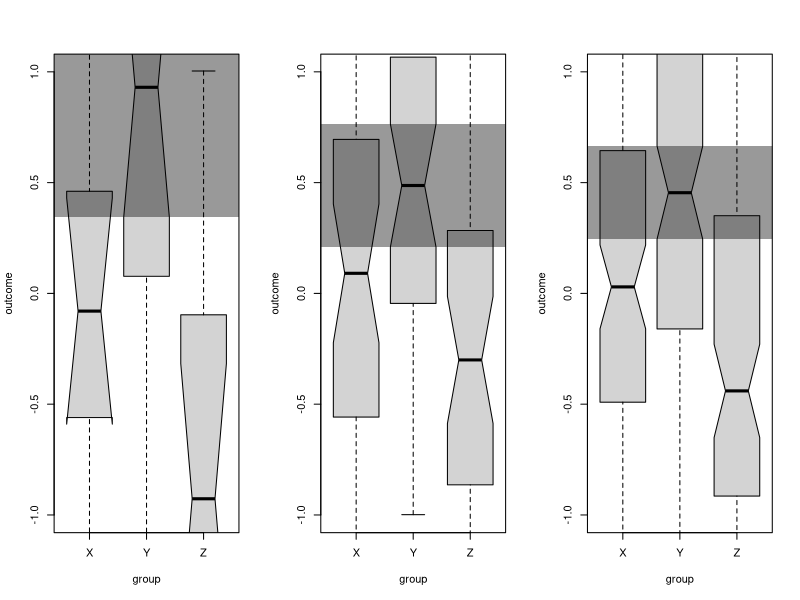
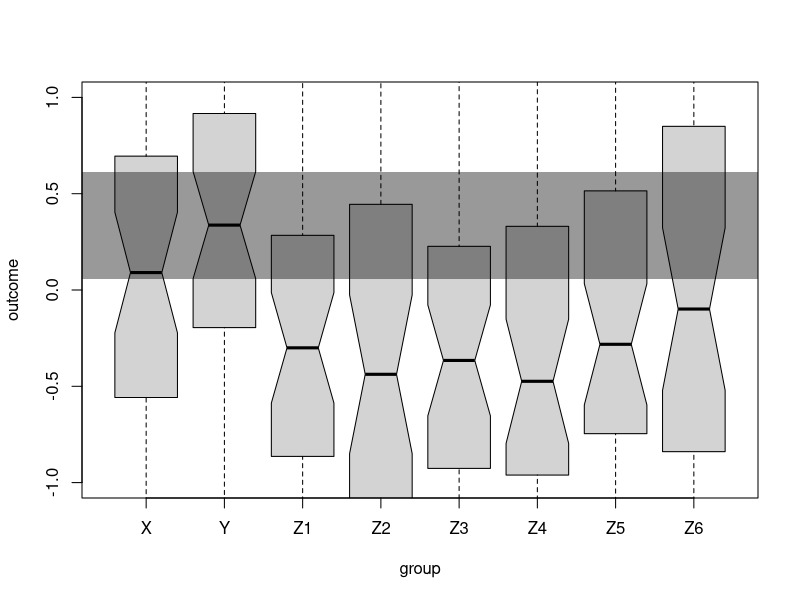

Reproduce these figures in R, in order.

par(mfrow=c(1,3))

for(n in c(10,40,90)){
    
    
    set.seed(123)
    
    x <- rnorm(n, 0)
    y <- rnorm(n, 0.55)
    z <- rnorm(n, -0.25)
    
    dat <- data.frame(outcome = c(x,y,z),
                      group = rep(c("X","Y","Z"), each = n))
    
    
    bp <- boxplot(outcome ~ group, data = dat, notch = TRUE, ylim = c(-1,1))
    
    rect(xleft = 0, ybottom = median(y)-IQR(y, type = 2)*1.58/sqrt(n), 
         xright = 4, ytop = median(y)+IQR(y, type = 2)*1.58/sqrt(n), 
         border = NA, col = "#00000066")
    
    fit <- aov(outcome ~ group, data = dat)
    print(TukeyHSD(fit, ordered = TRUE)$group)
    
    
}







par(mfrow=c(1,1))

    n=40
    
    set.seed(123)
    
    x <- rnorm(n, 0)
    y <- rnorm(n, 0.4)
    z1 <- rnorm(n, -0.25)
    z2 <- rnorm(n, -0.25)
    z3 <- rnorm(n, -0.25)
    z4 <- rnorm(n, -0.25)
    z5 <- rnorm(n, -0.25)
    z6 <- rnorm(n, -0.25)
    
    
    
    dat <- data.frame(outcome = c(x,y,z1,z2,z3,z4,z5,z6),
                      group = rep(c("X","Y","Z1", "Z2","Z3","Z4","Z5","Z6"), each = n))
    
    
    boxplot(outcome ~ group, data = dat, notch = TRUE, ylim = c(-1,1))
    
    rect(xleft = 0, ybottom = median(y)-IQR(y, type = 2)*1.58/sqrt(n), 
         xright = 9, ytop = median(y)+IQR(y, type = 2)*1.58/sqrt(n), 
         border = NA, col = "#00000066")
    
    
    fit <- aov(outcome ~ group, data = dat)
    print(TukeyHSD(fit, ordered = FALSE)$group)
    
    




#https://stats.stackexchange.com/questions/262495/reading-box-and-whisker-plots-possible-to-glean-significant-differences-between
#https://stats.stackexchange.com/questions/228719/box-plot-notches-vs-tukey-kramer-interval/228731#228731